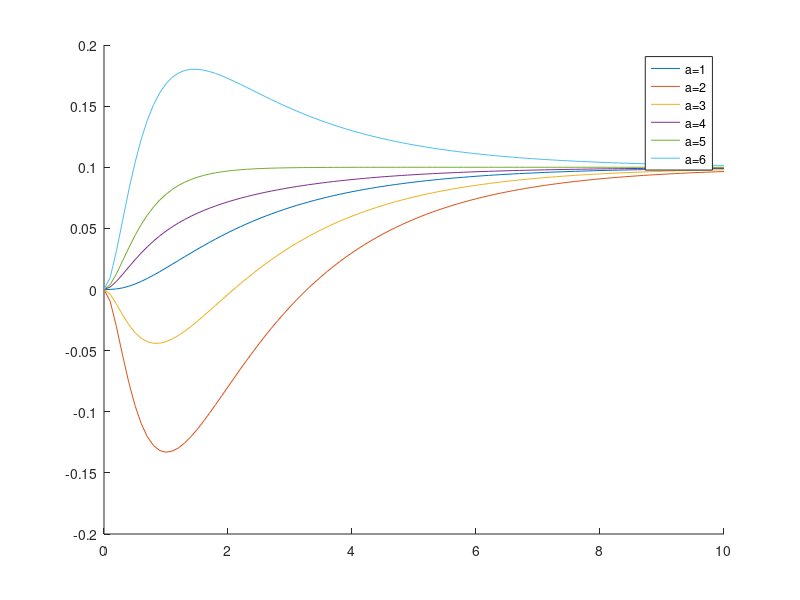

Reproduce this figure in MATLAB. (Note: this script raises an error after producing the figure.)
clc;
clear;



%questão 2
%analisando diferentes zeros
clc;
a = 0;
list = [0 -5 -2 1 2  5];

%criando o grafico
figure(1);
hold on;

for i = 1:6
    %obtendo o a
    a = list(i);
    num = [a 1];
    dem = conv([1 5], [2 5 2]);
    Gs = tf(num, dem); %cirando a função
    
    t = 0:0.1:10; % meu passo de tempo
    degrau = ones(size(t)); %criando um vetor de 1s, com o mesmo tamanho que t
    
    [y t] = lsim(Gs, degrau, t); % simula a resposta natural de sistemas a uma entrada
    plot(t, y)
end
legend('a=1','a=2','a=3','a=4', 'a=5','a=6');
hold off

%questão 3
clear;
clc;

%matrizes
A = [0 1; -4 -5];
B = [0; 1/4];
C = [13 9];
D = [0 0];

%calculo para descobrir minha função transferencia
syms s t;
I = [1 0; 0 1];
As = (s*I - A);
ASI = As^-1;
Y = C * ASI;
Hs = Y * B;
Hs = simplify(Hs);


%questão 4
clear;
syms s t; % simbolos
%funções em laplace
F1 = (s - 10) / ((s + 5)*(s+2));
F2 = 100 / ((s + 1)*(s^2+4*s+13));
F3 = (s+18) / (s*((s+3)^2));
%destransformando
f1 = ilaplace(F1, s, t)
f2 = ilaplace(F2, s, t)
f3 = ilaplace(F3, s, t)
